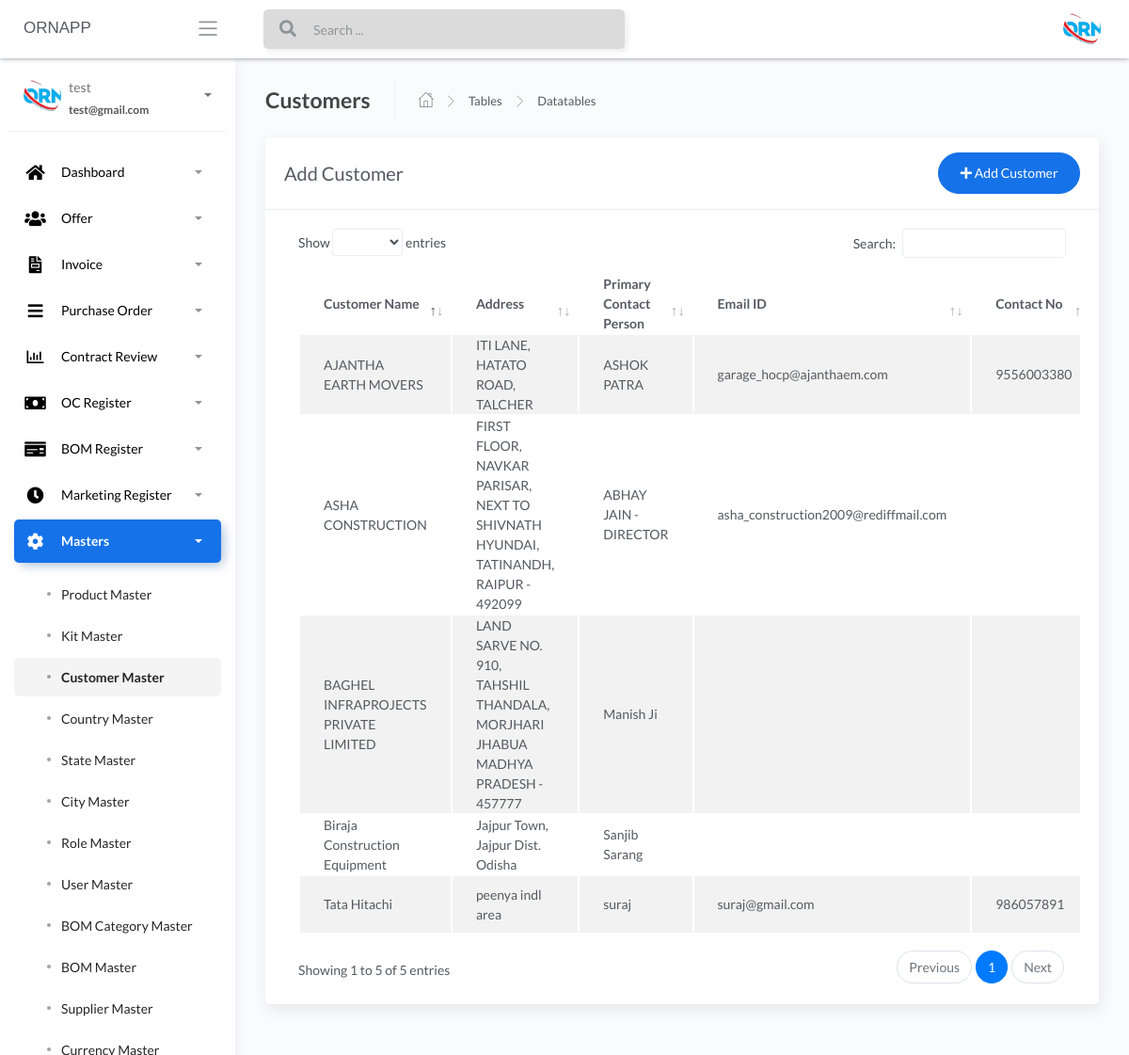
Page /Customer-masters (signed in) on the committed database.
### apps/authentication/models.py (models this page shows, shortened)
class Users(db.Model, UserMixin):
    __tablename__ = 'Users'
    id = db.Column(db.Integer, primary_key=True)
    username = db.Column(db.String(64), unique=True)
    email = db.Column(db.String(64), unique=True)
    password = db.Column(db.LargeBinary)

### apps/home/models.py (models this page shows, shortened)
class CustomerMaster(db.Model):
    __tablename__ = "customermaster"
    id = db.Column(db.Integer, primary_key=True)
    customer_name = db.Column(db.String())
    primary_contact_name = db.Column(db.String())
    secondary_contact_name = db.Column(db.String())
    email_id = db.Column(db.String())
    contact_number = db.Column(db.INT())
    pan_number = db.Column(db.String())
    gst_number = db.Column(db.String())
    address = db.Column(db.String())
    customer_country_name = db.Column(db.String())
    customer_state_name = db.Column(db.String())
    customer_city_name = db.Column(db.String())

### apps/home/routes.py (the view, shortened to what this page needs)
@blueprint.route('/Customer-masters', methods=['GET', 'POST'])
@login_required
def Customer_masters():
    if request.method == 'GET':
        users = CustomerMaster.query.all()
        city_master = CityMaster.query.all()
        state_masters = StateMaster.query.all()
        country_master = CountryMaster.query.all()
        return render_template('home/Customer-masters.html',users=users,city_master=city_master,state_masters=state_masters,
                               country_master=country_master, segment='Customer-masters')

### apps/__init__.py (called while the page is built)
def configure_database(app):
    @app.before_first_request
    def initialize_database():
        db.create_all()
    @app.teardown_request
    def shutdown_session(exception=None):
        db.session.remove()

### apps/authentication/models.py (called while the page is built)
@login_manager.user_loader
def user_loader(id):
    return Users.query.filter_by(id=id).first()

### apps/templates/home/Customer-masters.html (shortened to what this page needs)
{% extends "layouts/base.html" %}
{% block content %}
	<div class="content">
		<div class="page-inner">
			<div class="page-header">
				<h4 class="page-title">Customers</h4>
				<ul class="breadcrumbs">
					<li class="nav-home">
						<a href="#">
							<i class="flaticon-home"></i>
						</a>
					</li>
					<li class="separator">
						<i class="flaticon-right-arrow"></i>
					</li>
					<li class="nav-item">
						<a href="#">Tables</a>
					</li>
					<li class="separator">
						<i class="flaticon-right-arrow"></i>
					</li>
					<li class="nav-item">
						<a href="#">Datatables</a>
					</li>
				</ul>
			</div>
			<div class="row">
				<div class="col-md-12">
					<div class="card">
						<div class="card-header">
							<div class="d-flex align-items-center">
								<h4 class="card-title">Add Customer</h4>
								<button class="btn btn-primary btn-round ml-auto" data-toggle="modal" data-target="#addRowModal">
									<i class="fa fa-plus"></i>
									Add Customer
								</button>
							</div>
						</div>
						<div class="card-body">
							<div class="table-responsive">
								<table id="add-row" class="display table table-striped table-hover" >
									<thead>
										<tr>
											<th>Customer Name</th>
											<th>Address</th>
                                            <th>Primary Contact Person</th>
											<th>Email ID</th>
											<th>Contact No</th>
										</tr>
									</thead>
									<tbody>
									{% for user in users %}
											<tr
											{% if loop.index %2==0 %}
											{% else %}
											{% endif %}
											>
											<td>{{user.customer_name}}</td>
											<td>{{user.address}}</td>
											<td>{{user.primary_contact_name}}</td>
											<td>{{user.email_id}}</td>
											<td>{{user.contact_number}}</td>
										</tr>
									{% endfor %}
									</tbody>
								</table>
							</div>
						</div>
					</div>
				</div>
			</div>
		</div>
	</div>
{% endblock content %}

### apps/templates/includes/sidebar.html (shortened to what this page needs)
		<div class="sidebar sidebar-style-2" data-background-color="white">
			<div class="sidebar-wrapper scrollbar scrollbar-inner">
				<div class="sidebar-content">
				{% if current_user.is_authenticated %}
					<div class="user">
						<div class="avatar-sm float-left mr-2">
							<img src="/static/assets/img/logo.jpg" alt="..." class="avatar-img rounded-circle">
						</div>
						<div class="info">
							<a data-toggle="collapse" href="#collapseExample" aria-expanded="true">
								<span>
									{{ current_user.username }}
									<span class="user-level">
										{{ current_user.email }}
									</span>
									<span class="caret"></span>
								</span>
							</a>
						</div>
					</div>
					<ul class="nav nav-primary">
						<li class="nav-item {% if 'dashboard' in segment %} active {% endif %}">
							<a data-toggle="collapse" href="#dashboard" aria-expanded="false">
								<i style="color:black;" class="fas fa-home"></i>
								<p style="color:black;">Dashboard</p>
								<span class="caret"></span>
							</a>
						</li>
						<li class="nav-item {% if 'offer-' in segment %} active {% endif %}">
							<a data-toggle="collapse" href="#base">
								<i  style="color:black;" class="fas fa-users"></i>
								<p  style="color:black;">Offer</p>
								<span class="caret"></span>
							</a>
						</li>
						<li class="nav-item {% if 'invoice' in segment %} active {% endif %}">
							<a data-toggle="collapse" href="#invoice">
								<i  style="color:black;" class="fas fa-file-invoice"></i>
								<p  style="color:black;">Invoice</p>
								<span class="caret"></span>
							</a>
						</li>
						<li class="nav-item {% if 'purchaseorder' in segment %} active {% endif %}">
							<a data-toggle="collapse" href="#purchaseorder">
								<i  style="color:black;" class="fas fa-bars"></i>
								<p  style="color:black;">Purchase Order</p>
								<span class="caret"></span>
							</a>
						</li>
						<li class="nav-item {% if 'contractreview' in segment %} active {% endif %}">
							<a data-toggle="collapse" href="#contractreview">
								<i  style="color:black;" class="far fa-chart-bar"></i>
								<p  style="color:black;">Contract Review</p>
								<span class="caret"></span>
							</a>
						</li>
						<li class="nav-item {% if 'OcRegister' in segment %} active {% endif %}">
							<a data-toggle="collapse" href="#OcRegister">
								<i  style="color:black;" class="fas fa-money-bill"></i>
								<p  style="color:black;">OC Register</p>
								<span class="caret"></span>
							</a>
						</li>
						<li class="nav-item {% if 'BOMRegister' in segment %} active {% endif %}">
							<a data-toggle="collapse" href="#BOMRegister">
								<i  style="color:black;" class="fas fa-money-check"></i>
								<p  style="color:black;">BOM Register</p>
								<span class="caret"></span>
							</a>
						</li>
						<li class="nav-item {% if 'MarketingRegister' in segment %} active {% endif %}">
							<a data-toggle="collapse" href="#MarketingRegister">
								<i  style="color:black;" class="fas fa-clock"></i>
								<p  style="color:black;">Marketing Register</p>
								<span class="caret"></span>
							</a>
						</li>
						<li class="nav-item {% if 'masters' in segment %} active {% endif %}">
							<a data-toggle="collapse" href="#masters">
								<i  style="color:black;" class="fas fa-cog fa-spin"></i>
								<p  style="color:black;">Masters</p>
								<span class="caret"></span>
							</a>
							<div class="collapse {% if 'masters' in segment %} show {% endif %}" id="masters">
								<ul class="nav nav-collapse">
									<li class="{% if 'Product-masters' in segment %} active {% endif %}">
										<a href="/Product-masters">
											<span  style="color:black;" class="sub-item">Product Master</span>
										</a>
									</li>
									<li class="{% if 'Kit-masters' in segment %} active {% endif %}">
										<a href="/Kit-masters">
											<span  style="color:black;"class="sub-item">Kit Master</span>
										</a>
									</li>
									<li class="{% if 'Customer-masters' in segment %} active {% endif %}">
										<a href="/Customer-masters">
											<span  style="color:black;" class="sub-item">Customer Master</span>
										</a>
									</li>
									<li class="{% if 'Country-masters' in segment %} active {% endif %}">
										<a href="/Country-masters">
											<span  style="color:black;" class="sub-item">Country Master</span>
										</a>
									</li>
									<li class="{% if 'State-masters' in segment %} active {% endif %}">
										<a href="/State-masters">
											<span  style="color:black;" class="sub-item">State Master</span>
										</a>
									</li>
									<li class="{% if 'City-masters' in segment %} active {% endif %}">
										<a href="/City-masters">
											<span  style="color:black;" class="sub-item">City Master</span>
										</a>
									</li>
									<li class="{% if 'Role-masters' in segment %} active {% endif %}">
										<a href="/Role-masters">
											<span  style="color:black;" class="sub-item">Role Master</span>
										</a>
									</li>
									<li class="{% if 'User-masters' in segment %} active {% endif %}">
										<a href="/User-masters">
											<span  style="color:black;" class="sub-item">User Master</span>
										</a>
									</li>
									<li class="{% if 'BOM-Category-masters' in segment %} active {% endif %}">
										<a href="/BOM-Category-masters">
											<span  style="color:black;" class="sub-item">BOM Category Master</span>
										</a>
									</li>
									<li class="{% if 'BOM-masters' in segment %} active {% endif %}">
										<a href="/BOM-masters">
											<span  style="color:black;" class="sub-item">BOM Master</span>
										</a>
									</li>
									<li class="{% if 'Supplier-masters' in segment %} active {% endif %}">
										<a href="/Supplier-masters">
											<span  style="color:black;" class="sub-item">Supplier Master</span>
										</a>
									</li>
									<li class="{% if 'Currency-masters' in segment %} active {% endif %}">
										<a href="/Currency-masters">
											<span  style="color:black;" class="sub-item">Currency Master</span>
										</a>
									</li>
								</ul>
							</div>
						</li>
					</ul>
				{% endif %}
				</div>
			</div>
		</div>

### rows in the picture
Users: username "test", email "test@gmail.com"
CustomerMaster: customer_name "Tata Hitachi", address "peenya indl area", primary_contact_name "suraj", email_id "suraj@gmail.com", contact_number "986057891"
CustomerMaster: customer_name "BAGHEL INFRAPROJECTS PRIVATE LIMITED", address "LAND SARVE NO. 910, TAHSHIL THANDALA, MORJHARI JHABUA MADHYA PRADESH - 457777", primary_contact_name "Manish Ji"
CustomerMaster: customer_name "Biraja Construction Equipment", address "Jajpur Town, Jajpur Dist. Odisha", primary_contact_name "Sanjib Sarang"
CustomerMaster: customer_name "AJANTHA EARTH MOVERS", address "ITI LANE, HATATO ROAD, TALCHER", primary_contact_name "ASHOK PATRA", email_id "garage_hocp@ajanthaem.com", contact_number "9556003380"
CustomerMaster: customer_name "ASHA CONSTRUCTION", address "FIRST FLOOR, NAVKAR PARISAR, NEXT TO SHIVNATH HYUNDAI, TATINANDH, RAIPUR - 492099", primary_contact_name "ABHAY JAIN - DIRECTOR", email_id "asha_construction2009@rediffmail.com"
